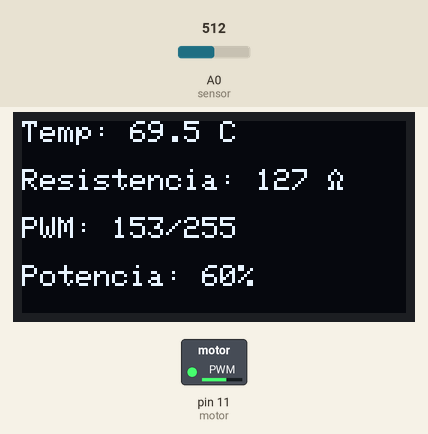
The program below on a simulated Arduino Nano, built with avr-gcc and run on an emulated ATmega328P. On the bench: 128×64 one-colour display, switched loads named in the program (green lamp = pin HIGH). The test bench sets the inputs (shaded band); at power-on: A0 (sensor) = 512.

Above: at 1.2 s.
1.3 s: A0 (sensor) set to 578
At 2.2 s:
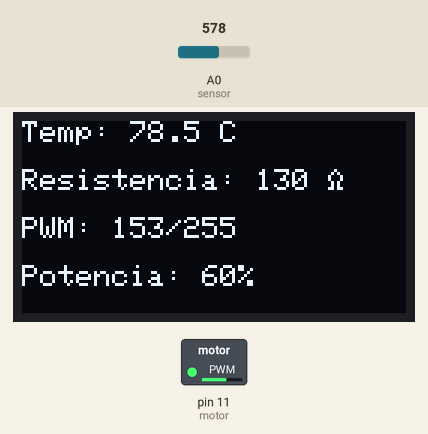
3.0 s: A0 (sensor) set to 599
At 4.3 s:
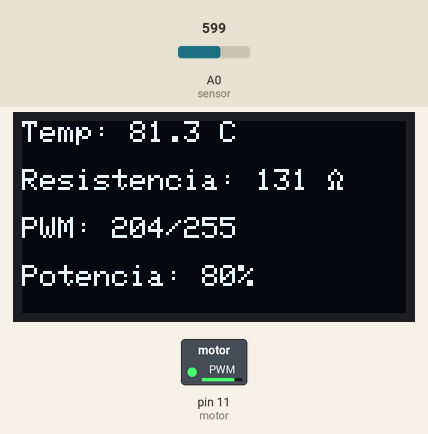
4.6 s: A0 (sensor) set to 306
At 5.4 s:
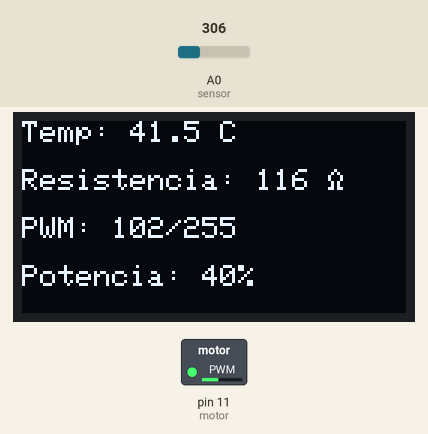
6.1 s: A0 (sensor) set to 277
At 7.4 s:
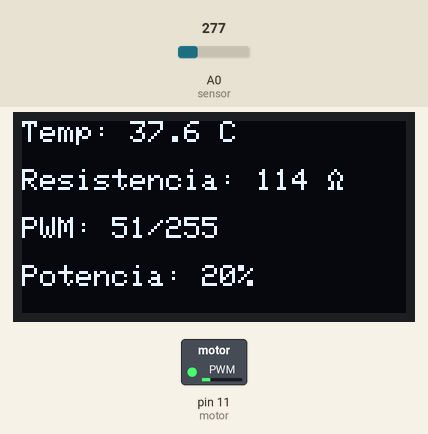
7.7 s: A0 (sensor) set to 122
At 8.5 s:
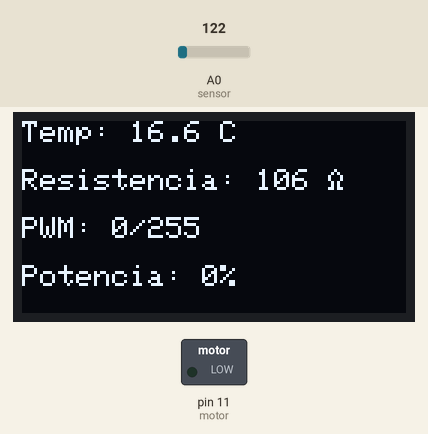
Timing chart, 0 to 10.3 s (numbered marks = the images above; inputs shaded):
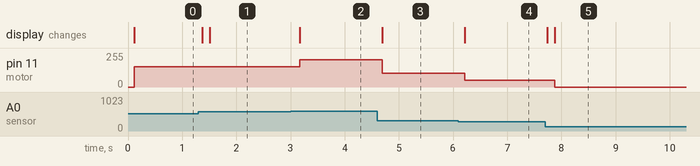

The program:

main.cpp
```cpp
// Practica -> Control de temperatura
#include <Arduino.h>
#include <Wire.h> //I2C
#include <Adafruit_GFX.h> //Graficos
#include <Adafruit_SSD1306.h> //DisplayOled

// PINES
Adafruit_SSD1306 display(128, 64, &Wire, -1);
const int sensor = A0;
const int motor = 11;

// Variables globales
double temperatura;
float resistenciaSensor;
int potencia;
int pwm;
unsigned long sum; //sumatoria para promediar temperatura

void setup() {
    // Configuracion general
    Serial.begin(9600);
    pinMode(sensor, INPUT);
    pinMode(motor, OUTPUT);

    // Configuracion del display | Direccion I2C = 0x3C
    if(!display.begin(SSD1306_SWITCHCAPVCC, 0x3C)) { // Inicializa el display (*si falla, el programa "se detiene")
        Serial.println(F("Fallo al encontrar el display OLED"));
        for(;;);
    }
    display.clearDisplay();
    display.setTextColor(SSD1306_WHITE);
    display.setTextSize(1);
    display.cp437(true);
}

// Muestra los datos del sistema en el display
void mostrarDatos(double temperatura, float resistenciaSensor, int pwm, int potencia) {
    display.clearDisplay();
    // Temperatura
    display.setCursor(0, 0);
    display.print("Temp: ");
    display.print(temperatura, 1);
    display.print(" C");
    // Ohms
    display.setCursor(0, 16);
    display.print("Resistencia: ");
    display.print(resistenciaSensor, 0);
    display.print(" ");
    display.write(234); // Imprime el símbolo Ω
    // PWM (0, 255)
    display.setCursor(0, 32);
    display.print("PWM: ");
    display.print(pwm);
    display.print("/255");
    // Potencia (0-100%)
    display.setCursor(0, 48);
    display.print("Potencia: ");
    display.print(potencia);
    display.print("%");
    //transfiere la info de la memoria (buffer) al display (fisico)
    display.display();
}

void loop() {
    // Calculo de temperatura en base al voltage
    sum = 0;
    for(int i=0; i<50; i++) {
        sum += analogRead(sensor);
        delay(1);
    }
    temperatura = 27.77777778 * ((sum/50.0) * (5.0/1023.0));

    // Proteccion de rango (0-100)
    if(temperatura < 0.0) temperatura = 0.0;
    else if(temperatura > 100.0) temperatura = 100.0;

    // Calculo de la potencia en base a discretizar la temp (paso 20).
    if(temperatura >= 98.0) potencia = 100;
    else if(temperatura >= 80.0) potencia = 80;
    else if(temperatura >= 60.0) potencia = 60;
    else if(temperatura >= 40.0) potencia = 40;
    else if(temperatura >= 20.0) potencia = 20;
    else potencia = 0;

    // Calculo de Resistencia y pwm
    resistenciaSensor = 100 + (0.385*int(temperatura));
    pwm = map(potencia, 0, 100, 0, 255);

    // Enviar datos al display
    mostrarDatos(temperatura, resistenciaSensor, pwm, potencia);

    // Enviar pwm al motor
    analogWrite(motor, pwm);
    delay(50);
}

// El .hex se encuentra en: .pio/build/nanoatmega328new/firmware.hex | previamente el codigo nececita compilarse
// Si da error al cargar el codigo al arduino, utilizar el bootloader old (quitando las extenciones de "new" en el archivo .platformio.ini)

// Temperatura | Ohms     | Volts
//-------------------------------
// 0           | 100      | 0V
// 1           | 100.385  | 0.036V
// 100         | 138.5    | 3.7V
// 100+        | 138.5+   | 3.7V
```

Measured:
- the behaviour switches between 589 and 590 on A0 (sensor) (found by bisection; images 1 and 2)
- the behaviour switches between 295 and 294 on A0 (sensor) (found by bisection; images 3 and 4)
- after the input at 1.3 s, the display: first changes after 0.07 s (image 1 shows a later state)
- after the input at 3.0 s, pin 11 (motor): 153/255 → 204/255 after 0.17 s; the display: changes after 0.17 s (image 2)
- after the input at 4.6 s, pin 11 (motor): 204/255 → 102/255 after 0.09 s; the display: changes after 0.09 s (image 3)
- after the input at 6.1 s, pin 11 (motor): 102/255 → 51/255 after 0.12 s; the display: changes after 0.12 s (image 4)
- after the input at 7.7 s, pin 11 (motor): 51/255 → 0/255 after 0.18 s; the display: first changes at once (image 5 shows a later state)
